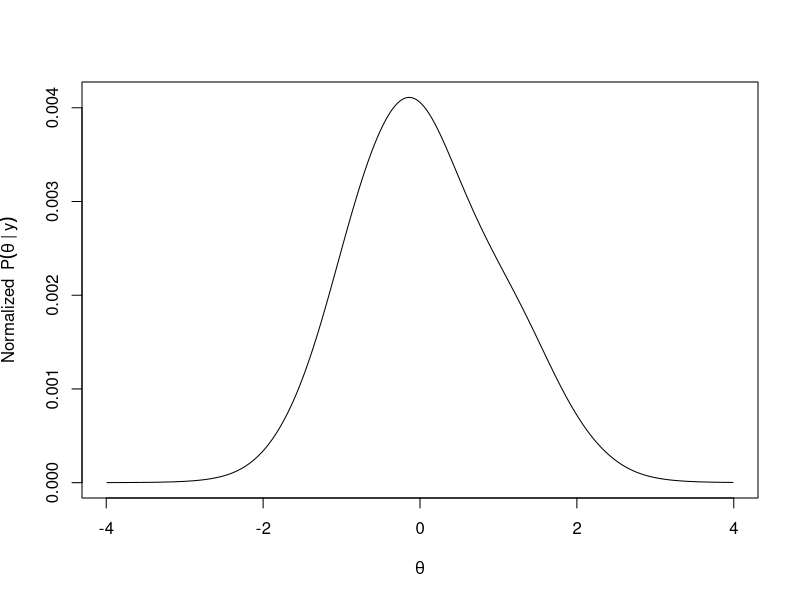
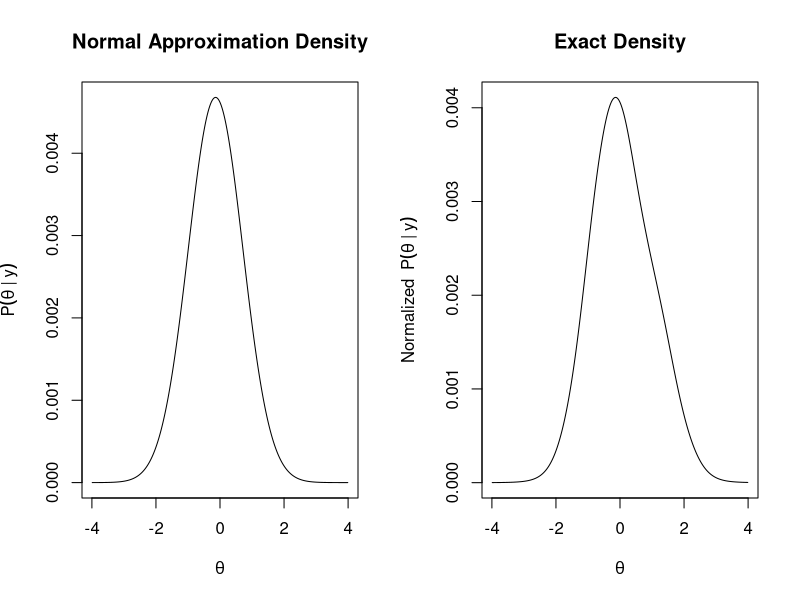
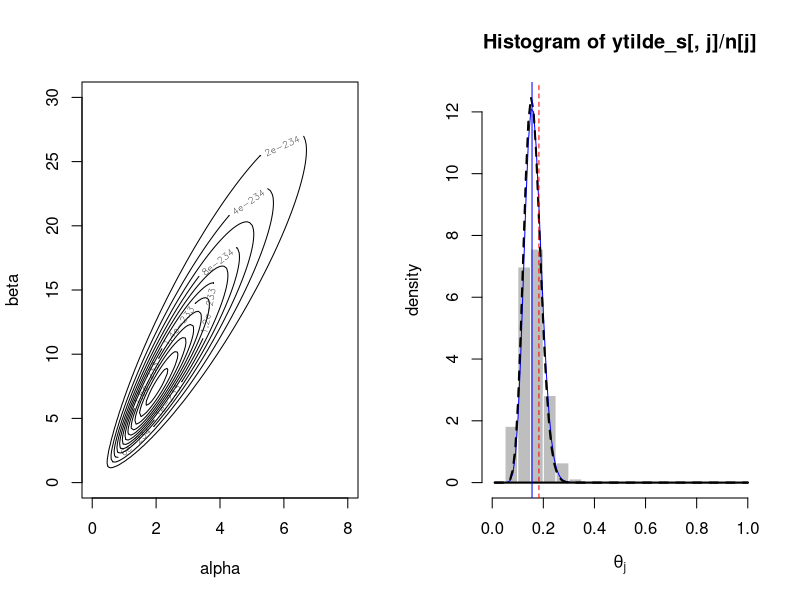

These charts were generated, in order, by the following R code:
## ---- chunk 1
a = -4
b = 4

y <- c(-2, -1, 0, 1.5, 2.5)
theta <- seq(a+0.01, b-0.01, 0.01)

dens_func<- function(y, theta, a, b){
  den0 <- NULL
  for (i in 1:length(theta)) {
    den0 <- c(den0, prod(dcauchy(y ,theta[i], 1)))     # /Sigma( P(y_i|theta) )
  }
    pos_den <- den0/(b-a)                     #posterior  /Sigma(P(y_i|theta)) * P(theta)
    return(pos_den)
}


density_unorm <- dens_func(y,theta, a, b) 
density_norm <- density_unorm/sum(density_unorm)
plot(theta, density_norm, type = 'l', xlab = expression(theta), ylab = expression('Normalized '~ P(theta~"|"~y)))
## ---- chunk 2
f <- function(theta){
  pi1<-0
  for (i in 1:5) {
    pi1 = pi1 + 2*(y[i]-theta)/(1+(y[i]-theta)^2)
  }
  return(pi1)
}
theta_mode <- round(uniroot(f, lower = -10, upper = 10)$root, 4)
theta_mode
## ---- chunk 3
f_v <- function(y, theta){
  pi2 <- 0
  for (i in 1:5){
    pi2 = pi2 + 2*((y[i]-theta)^2-1)/((1+(y[i]-theta)^2)^2)
  }
  return(pi2)
}
theta_mode_v <- -1/f_v(y, theta_mode)

#get density of theta from posterior
density_mode <- dnorm(theta, theta_mode, sqrt(theta_mode_v))
#normalize
density_mode <- density_mode/sum(density_mode)

par(mfrow=c(1,2))
plot(theta, density_mode, type = 'l', xlab = expression(theta), ylab = expression( P(theta~"|"~y)),main = 'Normal Approximation Density')
plot(theta, density_norm, type = 'l', xlab = expression(theta), ylab = expression('Normalized '~ P(theta~"|"~y)),main = 'Exact Density')
## ---- chunk 4
#data
residential_bike <- data.frame(bicycles=c(16,9,10,13,19,20,18,17,35,55),other_vehicles=c(58,90,48,57,103,57,86,112,273,64))

#data processing
residential_bike$totalnumberofvehicles <- residential_bike$bicycles + residential_bike$other_vehicles
residential_bike$theta <- (residential_bike$bicycles)/(residential_bike$totalnumberofvehicles)

## ---- chunk 5
#sample hyperparameters from their marginal posterior distribution
m <- 100
alpha <- seq(0, 8, length = m)[-1]
beta <- seq(0, 30, length = m)[-1]

y <- residential_bike$bicycles
n <- residential_bike$totalnumberofvehicles

#P(a,b |y)
lj <- matrix(nrow=m-1, ncol=m-1)
log_pab <- function(a, b){
 for (i in 1:m-1){
   for (j in 1:m-1) {
      lj[i,j] = (-5/2)*log(a[i]+b[j]) + 10*(lgamma(a[i]+b[j])-lgamma(a[i])-lgamma(b[j])) + sum(lgamma(y+a[i])+lgamma(n-y+b[j])-lgamma(a[i]+n+b[j]))
   }
 }
  return(lj)
}

lab <- log_pab(alpha, beta)
p_ab <- exp(lab)
contour(alpha, beta, p_ab, xlim = c(0,8), ylim = c(0,30), xlab='alpha', ylab='beta')


## ---- chunk 6
#sample theta_j from its conditional posterior distribution 
# theta_j|alphg,beta,y_j ~ Beta(y_j+alpha, n_j-y_j+beta)
pa <- rowSums(p_ab) 
m=99
ind_ab <- matrix(1:(m^2), nrow = m) 
sample_ab <- function (ns) { 
  is <- sapply(sample.int(m ^ 2, ns, replace = TRUE, prob = p_ab), 
               function (ind) which(ind_ab == ind, arr = TRUE)) 
  cbind(alpha[is[1,]], beta[is[2,]]) 
} 
ns <- 1000 
ab_s <- sample_ab(ns) 
theta_s <- matrix(nrow = ns, ncol = nrow(residential_bike)) 
ytilde_s <- matrix(nrow = ns, ncol = nrow(residential_bike)) 


for (j in 1:nrow(residential_bike)) { 
  theta_s[,j] <- rbeta(ns, ab_s[,1] + y[j], ab_s[,2] + n[j] - y[j])
  ytilde_s[,j] <- rbinom(ns, n[j], theta_s[,j])
} 

t <- seq(0, 1, length = m+1 )[-1] 
theta_p <- matrix(nrow = m, ncol = nrow(residential_bike))

for (j in 1:nrow(residential_bike)) { 
  for (i in 1:m) { 
    theta_p[i, j] <- sum(p_ab * outer(alpha, beta, function (alpha, beta)  dbeta(t[i], alpha + y[j], beta + n[j] - y[j])))
  } 
}


## ---- chunk 7
# plot each theta_j marginally
j <- sample.int(nrow(residential_bike), 1) 
tlj <- dbeta(t, 1 + y[j], 1 + n[j] - y[j]) # likelihood 
tcpj <- dbeta(t, alpha + y[j], beta + n[j] - y[j]) # cond posterior 
# predictive proportions: 
hist(ytilde_s[,j] / n[j], border = "white", col = "gray", prob = TRUE, xlim = c(0, 1), ylim = c(0, max(tlj, tcpj, theta_p[,j])), xlab = expression(theta[j]), ylab = "density")
#main = paste("[ j = ", j, "] x1 / N = ", y[j], "/", n[j]
lines(t, tlj, col = "blue") # likelihood 
lines(t, tcpj, lty = 2, lwd = 2) 
# cond posterior 
lines(t, theta_p[,j], lwd = 2) # marginal posterior 
abline(v = y[j] / n[j], col = "blue") 
abline(v = sum(y) / sum(n), col = "red", lty = 2)

## ---- chunk 8
p <- ab_s[,1]/(ab_s[,1]+ab_s[,2]) 
quantile(p,c(0.025,0.975))
## ---- chunk 9
theta_new <- rbeta(1000,ab_s[,1],ab_s[,2]) 
y_new <- rbinom(1000,100,theta_new) 
quantile(y_new,c(0.025,0.975))
